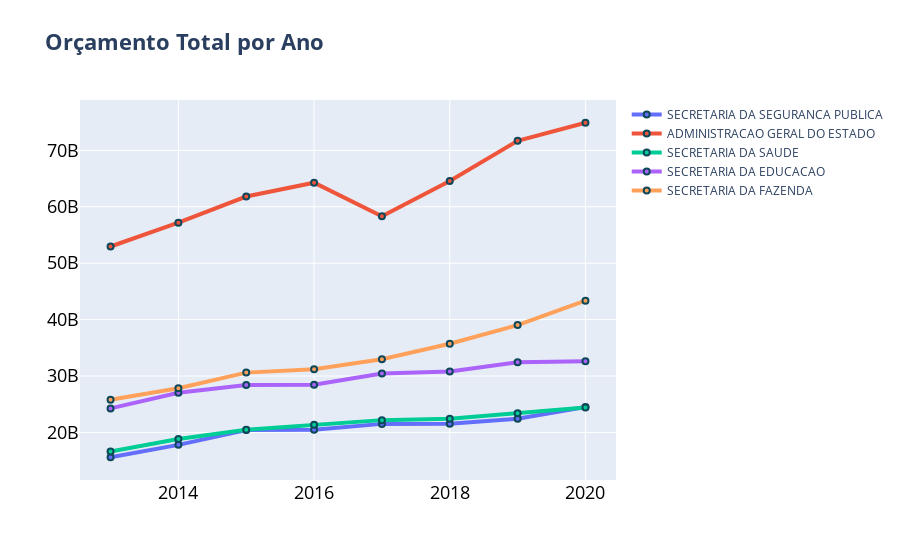

This figure's notebook cell:
### Code cell
dd = df.groupby(by=['ano','orgao'], as_index=False).sum().sort_values(by='ano')
dd['ano'] = dd['ano'].astype(int)
mask = (dd['percent']>7) & (dd['ano']>=2013)
dd = dd[mask]

data=[]
for orgao in dd['orgao'].unique():
    mask = dd['orgao']==orgao
    
    trace = go.Line(
        name=orgao,
        x=dd[mask]['ano'], 
        y=dd[mask]['valor'],
        
        line=dict(width=4)
    )
    data.append(trace)

layout = go.Layout(
    yaxis = dict(
        tickfont=dict(
            size=18,
            color='black',
        )
    ),
    xaxis = dict(
        tickfont=dict(
            size=18,
            color='black',
        )
    ),
    title=dict(
        text='<b>Orçamento Total por Ano</b>',
#         x=0.5,
#         y=0.9,
#         xanchor='center',
#         yanchor='top',
        font = dict(
            size=22,
        )
    ),

    height = 800,

#     width = 1200
)
    
fig = go.Figure(data=data, layout=layout)

fig

### Figure 1 — Plotly figure (JSON) as saved in the notebook; plotly's stock layout.template omitted (floating-point values rounded to 4 significant figures)
{"data": [{"line": {"width": 4}, "marker": {"line": {"color": "rgb(13, 72, 90)", "width": 2}}, "name": "SECRETARIA DA SEGURANCA PUBLICA", "type": "scatter", "x": [2013, 2014, 2015, 2016, 2017, 2018, 2019, 2020], "y": [15604907591, 17799918145, 20433773844, 20473040769, 21517916403, 21547827791, 22435973271, 24523230480]}, {"line": {"width": 4}, "marker": {"line": {"color": "rgb(13, 72, 90)", "width": 2}}, "name": "ADMINISTRACAO GERAL DO ESTADO", "type": "scatter", "x": [2013, 2014, 2015, 2016, 2017, 2018, 2019, 2020], "y": [52953567122, 57176926381, 61809566824, 64258973307, 58316796204, 64557873676, 71687241696, 74880844074]}, {"line": {"width": 4}, "marker": {"line": {"color": "rgb(13, 72, 90)", "width": 2}}, "name": "SECRETARIA DA SAUDE", "type": "scatter", "x": [2013, 2014, 2015, 2016, 2017, 2018, 2019, 2020], "y": [16630721029, 18823302003, 20461432702, 21379112709, 22182234709, 22438922175, 23391495277, 24441019095]}, {"line": {"width": 4}, "marker": {"line": {"color": "rgb(13, 72, 90)", "width": 2}}, "name": "SECRETARIA DA EDUCACAO", "type": "scatter", "x": [2013, 2014, 2015, 2016, 2017, 2018, 2019, 2020], "y": [24258049146, 27031906726, 28426489547, 28451413712, 30459970640, 30784766023, 32444394699, 32598246611]}, {"line": {"width": 4}, "marker": {"line": {"color": "rgb(13, 72, 90)", "width": 2}}, "name": "SECRETARIA DA FAZENDA", "type": "scatter", "x": [2013, 2014, 2015, 2016, 2017, 2018, 2019, 2020], "y": [25799869394, 27843853683, 30602250572, 31195330443, 32981979432, 35723420617, 39021861006, 43353126905]}], "layout": {"autosize": true, "title": {"font": {"size": 22}, "text": "<b>Orçamento Total por Ano</b>"}, "xaxis": {"autorange": true, "range": [2013.0, 2020.0], "tickfont": {"color": "black", "size": 18}, "type": "linear"}, "yaxis": {"autorange": true, "range": [11860000000.0, 78620000000.0], "tickfont": {"color": "black", "size": 18}, "type": "linear"}}}
